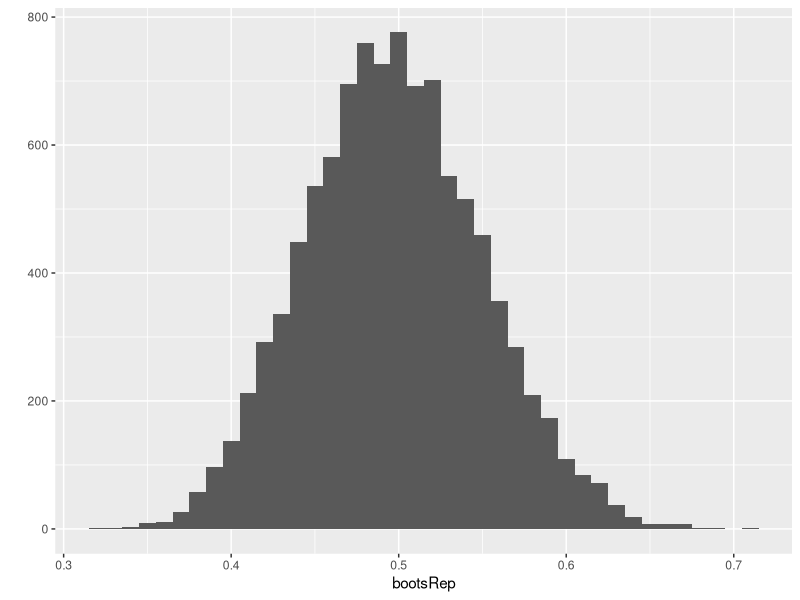

Write the R code that produced this figure. (Note: this script raises an error after producing the figure.)
# ST 516 - HW 8 by Paul ReFalo  ========
library("ggplot2") 
library("coin")

#1a
protein <- c(12.06, 11.16, 11.35, 11.89, 12.49, 12.19, 11.89, 12.47, 12.42,
             11.57, 12.2, 11.04, 12.17, 12.82, 11.81, 11.86, 11.75, 11.82,
             12.17, 11.63, 11.54, 12.76, 12.2, 12.13, 12.08, 12.56, 12.77,
             13.12, 12.15, 12.07, 11.48, 11.61, 12.28, 12.38, 11.67, 11.67,
             11.55, 12.16, 12.92, 11.85, 12.53, 12.29, 12.06, 12.06, 12.01,
             12.81, 11.78, 11.66, 11.4, 12.33, 12.21, 11.93, 12.71, 11.65,
             12.32, 12.52, 11.84, 12.56, 13.72, 11.29)
protein
length(protein)

#1b
proteinSD <- sd(protein)
proteinSD

#1c
boots <- function(bootStrapData){ # Arguments are data set
  b <- sample(bootStrapData, replace = TRUE)
  sd(b)
}

boots(protein)
#1d
bootsRep <- replicate(10000, boots(protein)) 
qplot(bootsRep, binwidth = .01)

#1e
boots95 <- quantile(bootsRep, probs = c(.025, 0.975))
boots95

#1f
# At the 95% Confidence Interval we fail to reject the null hypothesis because
# the sd value of 0.5 is within the CI.

#2a
strap <- bootstrap(protein, 10000, sd)

#2b
str(strap)
qplot(strap$thetastar, binwidth = .01)

#2c
strap95 <- quantile(strap$thetastar, probs = c(.025, 0.975))
strap95
# At the 95% Confidence Interval we fail to reject the null hypothesis because
# the sd value of 0.5 is within the CI.

#4
sinus <- c(7, 14, 21, 20, 19, 30, 22, 18)
mean(sinus)
median(sinus)
# just checking with R
w <- wilcox.test(sinus, mu = 21, alternative = "two.sided")  # p-value = 0.31
str(w)
w
S <- 6 + 1.5


#5
times <- c(3.6, 3.3, 1.2, 3.6, 2.3, 5.6, 3.4, 3.5, 3.1, 2.6)
mean(times)
median(times)
wilcox.test(times, mu = 3, alternative = "two.sided")  # p-value = 0.507



#####################################################################
# data from the lecture - just checking values from the lecture here
d <- c(1.2, 6.9, 9.1, 14.1, 2.5, 3.1, 3.8, -5.6, -4.6)
mean(d)
var(d)
f <- c(1.8, 3.9, 6.1, 11.1, 0.5, 0.1, 0.8, 8.6, 7.6)
mean(f)
var(f)
# End lecture data analysis
